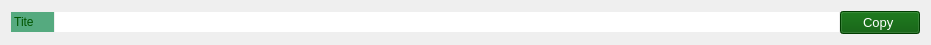
       <widget class="QWidget" name="layoutWidget">
        <property name="geometry">
         <rect>
          <x>50</x>
          <y>130</y>
          <width>931</width>
          <height>27</height>
         </rect>
        </property>
        <layout class="QHBoxLayout" name="horizontalLayout_7">
         <property name="spacing">
          <number>1</number>
         </property>
         <property name="sizeConstraint">
          <enum>QLayout::SetDefaultConstraint</enum>
         </property>
         <item>
          <widget class="QLabel" name="lblmovie_titel">
           <property name="sizePolicy">
            <sizepolicy hsizetype="Preferred" vsizetype="Fixed">
             <horstretch>0</horstretch>
             <verstretch>0</verstretch>
            </sizepolicy>
           </property>
           <property name="minimumSize">
            <size>
             <width>0</width>
             <height>20</height>
            </size>
           </property>
           <property name="styleSheet">
            <string notr="true">background-color: rgb(85, 170, 127);
color: rgb(0, 85, 0);</string>
           </property>
           <property name="text">
            <string> Tite      </string>
           </property>
          </widget>
         </item>
         <item>
          <widget class="QLabel" name="lbl_movie_title">
           <property name="sizePolicy">
            <sizepolicy hsizetype="Preferred" vsizetype="Maximum">
             <horstretch>190</horstretch>
             <verstretch>45</verstretch>
            </sizepolicy>
           </property>
           <property name="maximumSize">
            <size>
             <width>16777215</width>
             <height>20</height>
            </size>
           </property>
           <property name="styleSheet">
            <string notr="true">background-color: rgb(255, 255, 255);
color: rgb(0, 85, 0);</string>
           </property>
           <property name="text">
            <string/>
           </property>
           <property name="wordWrap">
            <bool>true</bool>
           </property>
          </widget>
         </item>
         <item>
          <widget class="QPushButton" name="CopyBtn_InfoDatei">
           <property name="sizePolicy">
            <sizepolicy hsizetype="Preferred" vsizetype="Fixed">
             <horstretch>0</horstretch>
             <verstretch>0</verstretch>
            </sizepolicy>
           </property>
           <property name="font">
            <font>
             <pointsize>10</pointsize>
            </font>
           </property>
           <property name="styleSheet">
            <string notr="true">color: rgb(255, 255, 255);
background-color:rgb(0, 85, 0)</string>
           </property>
           <property name="text">
            <string>Copy </string>
           </property>
          </widget>
         </item>
        </layout>
       </widget>
